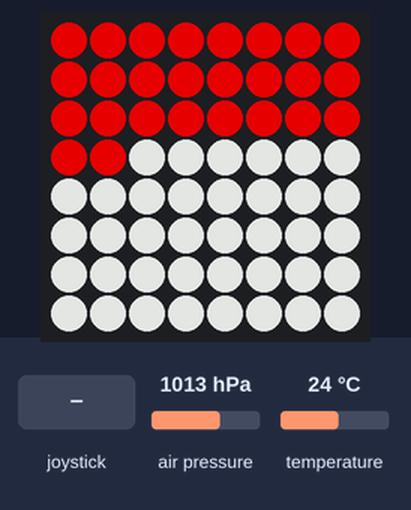
A program run on a simulated Raspberry Pi (BCM pin numbers) with a Sense HAT. Parts: the Sense HAT's 8×8 RGB LED matrix. The test bench sets the inputs (shaded band); at power-on: air pressure 1013 hPa, temperature 24 °C. Dim RGB values are drawn brighter than linear; what the program prints to the terminal is not drawn.

Above: at 2.7 s.
2.8 s: joystick pushed right
At 3.2 s:
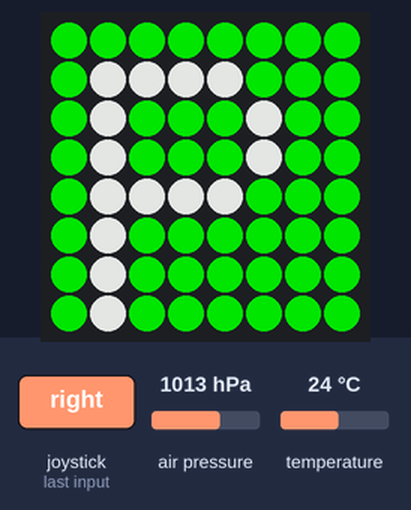
At 3.8 s:
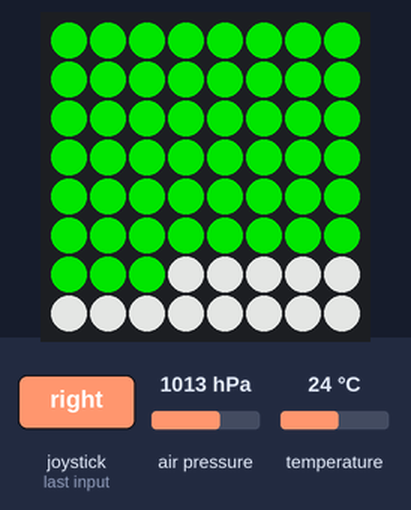
4.8 s: air pressure set to 952 hPa
At 6.0 s:
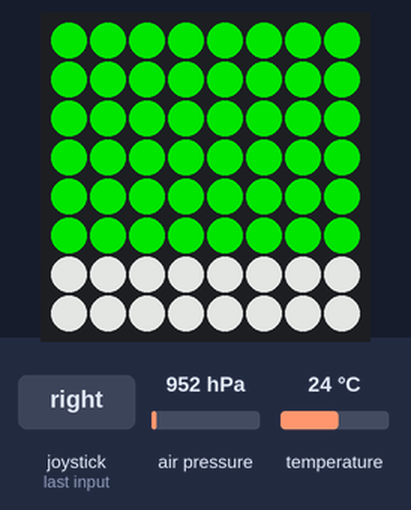
6.3 s: air pressure set to 975 hPa
Timing chart, 0 to 9.3 s (numbered marks = the images above; inputs shaded):
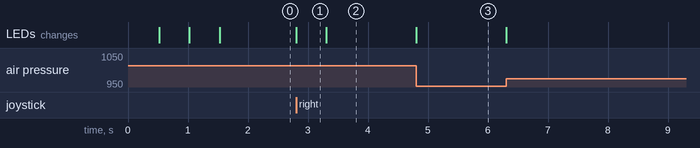

Measured:
- after the input at 2.8 s, the LEDs: change at once (image 1)
- after the input at 4.8 s, the LEDs: change at once (image 3)
- what the display in image 1 shows lasts 0.5 s, from 2.8 s to 3.3 s

The program:

sensors.py
```python
#!/usr/bin/env python3
# ========================================================================
# sensors.py
#
# Description: Select temperature, pressure, or humidity with the
#              joystick to visualize the current sensor values on the LED.
#
# https://trinket.io/python/ee99673139
#
# Author: Jim Ing
# Date: 2024-08-15
# ========================================================================

import time
from config import sense

red = (255, 0, 0)
green = (0, 255, 0)
blue = (0, 0, 255)
white = (255, 255, 255)

def show_t():
    sense.show_letter("T", back_colour=red)
    time.sleep(.5)

def show_p():
    sense.show_letter("P", back_colour=green)
    time.sleep(.5)

def show_h():
    sense.show_letter("H", back_colour=blue)
    time.sleep(.5)

def update_screen(mode, show_letter=False):
    if mode == "temp":
        if show_letter:
            show_t()
        temp = sense.temp
        temp_value = temp / 2.5 + 16
        pixels = [red if i < temp_value else white for i in range(64)]

    elif mode == "pressure":
        if show_letter:
            show_p()
        pressure = sense.pressure
        pressure_value = pressure / 20
        pixels = [green if i < pressure_value else white for i in range(64)]

    elif mode == "humidity":
        if show_letter:
            show_h()
        humidity = sense.humidity
        humidity_value = 64 * humidity / 100
        pixels = [blue if i < humidity_value else white for i in range(64)]

    sense.set_pixels(pixels)

# Rotation mapping based on rotation degrees
ROTATION_MAP = {
    0: {
        'left': 'left',
        'right': 'right',
        'up': 'up',
        'down': 'down'
    },
    90: {
        'left': 'up',
        'right': 'down',
        'up': 'right',
        'down': 'left'
    },
    180: {
        'left': 'right',
        'right': 'left',
        'up': 'down',
        'down': 'up'
    },
    270: {
        'left': 'down',
        'right': 'up',
        'up': 'left',
        'down': 'right'
    }
}

show_t()
show_p()
show_h()

update_screen("temp")

index = 0
sensors = ["temp", "pressure", "humidity"]

try:
    print("Instructions:")
    print("  - To switch between sensors, move the joystick left or right.")
    print("  - To quit, press Ctrl+C")

    while True:
        selection = False
        events = sense.stick.get_events()

        # Get the current rotation of the Sense HAT
        rotation = sense.rotation

        # Apply the appropriate mappings based on current rotation
        rotation_mapping = ROTATION_MAP[rotation]

        for event in events:
            # Skip releases
            if event.action != "released":
                # Use mapped direction based on rotation
                mapped_direction = rotation_mapping[event.direction]

                if mapped_direction == "left":
                    index -= 1
                    selection = True
                elif mapped_direction == "right":
                    index += 1
                    selection = True

                if selection:
                    current_mode = sensors[index % 3]
                    update_screen(current_mode, show_letter=True)

        if not selection:
            current_mode = sensors[index % 3]
            update_screen(current_mode)

finally:
    sense.clear()
```

config.py
```python
#!/usr/bin/env python3
# ========================================================================
# config.py
#
# Description: Global configuration.
#
# Author: Jim Ing
# Date: 2024-08-29
# ========================================================================

from sense_hat import SenseHat
#from sense_hat import SenseHat, ACTION_PRESSED, ACTION_HELD, ACTION_RELEASED

sense = SenseHat()

sense.rotation = 0
sense.low_light = True
```
